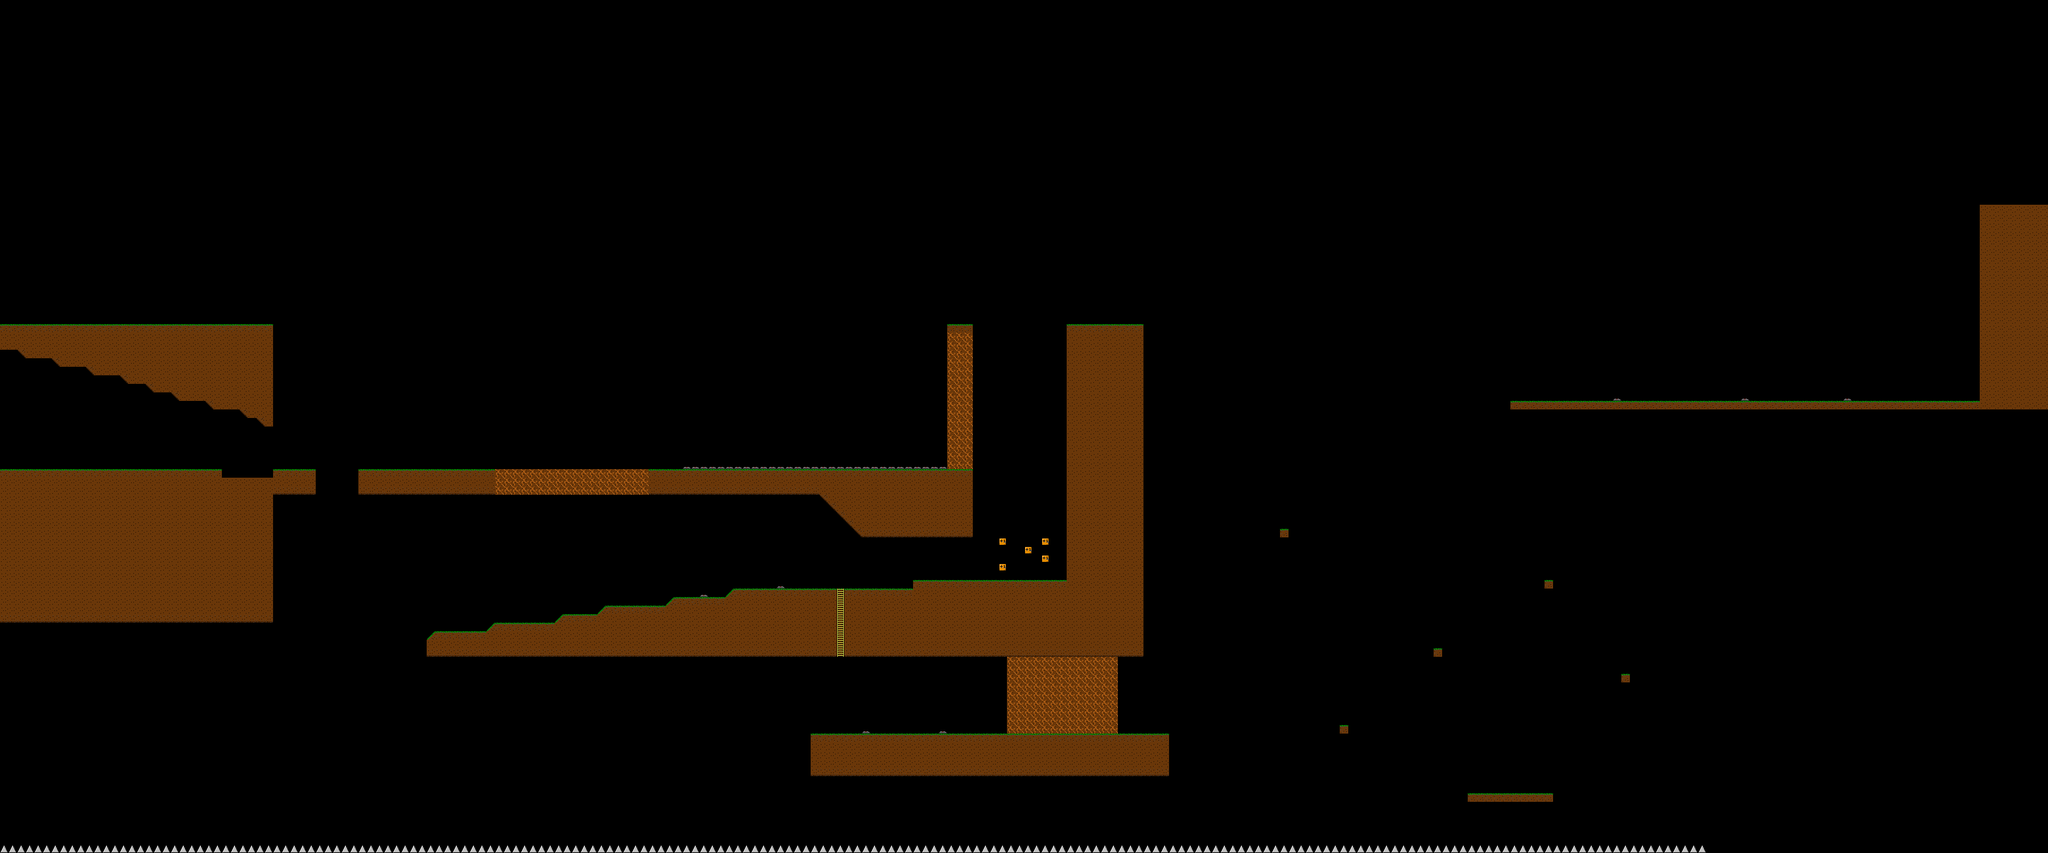

Below is a game level as drawn by its tile map, then a one-line description and the .tmx that defines it (tile-layer data replaced by summaries):
An orthogonal 240x100 tile map with 16x16 px tiles, 2 tile layers (Tiles, Ladders) and 23 objects (12x Agent, 6x Bridge, 2x Button, StartPoint, Decoration, ...).

<map version="1.0" orientation="orthogonal" width="240" height="100" tilewidth="16" tileheight="16">
 <properties>
  <property name="bg_art" value="background.png" />
  <property name="bg_music" value="music/silly.mp3" />
  <property name="fg_art" value="hill.png" />
 </properties>
 <tileset firstgid="1" source="tiles.tsx" />
 <layer name="Tiles" width="240" height="100">
  <data>[24000 cells, 2861 non-empty, 9 distinct tile ids]</data>
 </layer>
 <layer name="Ladders" width="240" height="100">
  <data>[24000 cells, 8 non-empty, 1 distinct tile ids]</data>
 </layer>
 <objectgroup name="Objects" width="240" height="100">
  <object name="start" type="StartPoint" x="320" y="816" width="32" height="64" />
  <object type="Button" gid="14" x="512" y="880">
   <properties>
    <property name="button_id" value="beginning" />
    <property name="delay" value="999999" />
   </properties>
  </object>
  <object name="bridge" type="Bridge" x="416" y="800" width="96" height="96">
   <properties>
    <property name="button_id" value="beginning" />
    <property name="state" value="down" />
   </properties>
  </object>
  <object name="sign post" type="Decoration" x="3584" y="720" width="80" height="32">
   <properties>
    <property name="img" value="winnar.png" />
   </properties>
  </object>
  <object name="victory" type="Victory" x="3584" y="656" width="80" height="96" />
  <object name="monster" type="Agent" x="512" y="432" width="48" height="48">
   <properties>
    <property name="type" value="monster" />
   </properties>
  </object>
  <object name="bridge" type="Bridge" x="512" y="400" width="96" height="96">
   <properties>
    <property name="button_id" value="beginning" />
    <property name="state" value="down" />
   </properties>
  </object>
  <object name="bridge" type="Bridge" x="608" y="400" width="96" height="96">
   <properties>
    <property name="button_id" value="beginning" />
    <property name="state" value="down" />
   </properties>
  </object>
  <object name="monster" type="Agent" x="608" y="432" width="48" height="48">
   <properties>
    <property name="throw_vel_x" value="600" />
    <property name="throw_vel_y" value="1800" />
    <property name="type" value="monster" />
   </properties>
  </object>
  <object name="bridge" type="Bridge" x="800" y="400" width="96" height="96">
   <properties>
    <property name="button_id" value="beginning" />
    <property name="state" value="down" />
   </properties>
  </object>
  <object name="bridge" type="Bridge" x="704" y="400" width="96" height="96">
   <properties>
    <property name="button_id" value="beginning" />
    <property name="state" value="down" />
   </properties>
  </object>
  <object name="monster" type="Agent" x="800" y="432" width="48" height="48">
   <properties>
    <property name="type" value="monster" />
   </properties>
  </object>
  <object name="monster" type="Agent" x="704" y="432" width="48" height="48">
   <properties>
    <property name="type" value="monster" />
   </properties>
  </object>
  <object name="bridge" type="Bridge" x="1616" y="1008" width="96" height="96">
   <properties>
    <property name="button_id" value="bonus" />
    <property name="state" value="up" />
   </properties>
  </object>
  <object type="Button" gid="14" x="1984" y="1088">
   <properties>
    <property name="button_id" value="bonus" />
   </properties>
  </object>
  <object name="monster" type="Agent" x="2144" y="1328" width="48" height="48">
   <properties>
    <property name="direction" value="-1" />
    <property name="throw_vel_x" value="600" />
    <property name="throw_vel_y" value="300" />
    <property name="type" value="monster" />
   </properties>
  </object>
  <object name="monster" type="Agent" x="2656" y="1168" width="48" height="48">
   <properties>
    <property name="throw_vel_x" value="600" />
    <property name="throw_vel_y" value="180" />
    <property name="type" value="monster" />
   </properties>
  </object>
  <object name="monster" type="Agent" x="3008" y="1216" width="48" height="48">
   <properties>
    <property name="direction" value="-1" />
    <property name="throw_vel_x" value="-500" />
    <property name="throw_vel_y" value="-600" />
    <property name="type" value="monster" />
   </properties>
  </object>
  <object name="monster" type="Agent" x="2752" y="1440" width="48" height="48">
   <properties>
    <property name="throw_vel_x" value="-600" />
    <property name="throw_vel_y" value="600" />
    <property name="type" value="monster" />
   </properties>
  </object>
  <object name="monster" type="Agent" x="2496" y="1312" width="48" height="48">
   <properties>
    <property name="throw_vel_x" value="600" />
    <property name="throw_vel_y" value="700" />
    <property name="type" value="monster" />
   </properties>
  </object>
  <object name="monster" type="Agent" x="2880" y="1040" width="48" height="48">
   <properties>
    <property name="throw_vel_x" value="-500" />
    <property name="throw_vel_y" value="500" />
    <property name="type" value="monster" />
   </properties>
  </object>
  <object name="monster" type="Agent" x="2384" y="944" width="48" height="48">
   <properties>
    <property name="throw_vel_x" value="600" />
    <property name="throw_vel_y" value="700" />
    <property name="type" value="monster" />
   </properties>
  </object>
  <object name="monster" type="Agent" x="1488" y="1056" width="48" height="48">
   <properties>
    <property name="direction" value="-1" />
    <property name="throw_vel_x" value="-1200" />
    <property name="throw_vel_y" value="300" />
    <property name="type" value="monster" />
   </properties>
  </object>
 </objectgroup>
 <objectgroup name="PlayerLayer" width="240" height="100" />
</map>
